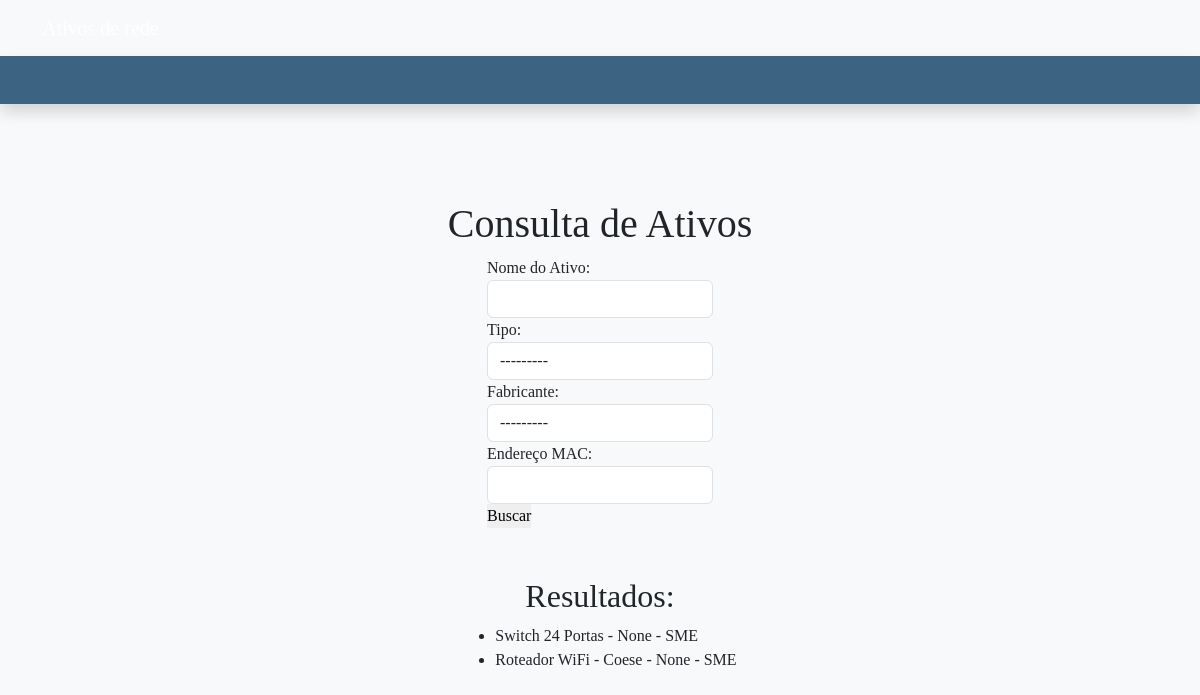
/consultas/, run on the app's committed database.
### ativos/models.py (models this page shows, shortened)
class TipoAtivo(models.Model):
    nome = models.CharField(max_length=50)
    def __str__(self):
        return self.nome

class Fabricante(models.Model):
    nome = models.CharField(max_length=100)
    def __str__(self):
        return self.nome

class Ativo(models.Model):
    nome = models.CharField(max_length=100, blank=True)
    tipo = models.ForeignKey(TipoAtivo, on_delete=models.SET_NULL, null=True, blank=True)
    fabricante = models.ForeignKey(Fabricante, on_delete=models.SET_NULL, null=True, blank=True)
    modelo = models.ForeignKey(Modelo, on_delete=models.SET_NULL, null=True)
    unidade = models.ForeignKey(Unidade, on_delete=models.CASCADE, related_name="ativos")
    departamento = models.ForeignKey(Departamento, on_delete=models.SET_NULL, null=True)
    ip = models.GenericIPAddressField(blank=True, null=True)
    mac_address = models.CharField(max_length=17, blank=True, null=True)
    data_aquisicao = models.DateField(blank=True, null=True)
    observacoes = models.TextField(blank=True, null=True)

### core/models.py (models this page shows)
class Unidade(models.Model):
    nome = models.CharField(max_length=100)
    endereco = models.TextField(blank=True, null=True)
    def __str__(self):
        return self.nome

### consultas/views.py (the view)
# urls.py: path('consultas/', consultar_ativos, name='consulta')
def consultar_ativos(request):
    ativos = Ativo.objects.all()
    form = ConsultaForm()
    nome_id = request.GET.get('nome')
    unidade_id = request.GET.get('unidade')
    departamento_id = request.GET.get('departamento')
    tipo_id = request.GET.get('tipo')
    fabricante_id = request.GET.get('fabricante')
    ip = request.GET.get('ip')
    mac = request.GET.get('mac')
    if unidade_id:
        ativos = ativos.filter(unidade_id=unidade_id)
    if departamento_id:
        ativos = ativos.filter(departamento_id=departamento_id)
    if tipo_id:
        ativos = ativos.filter(tipo_id=tipo_id)
    if fabricante_id:
        ativos = ativos.filter(fabricante_id=fabricante_id)
    if ip:
        ativos = ativos.filter(ip=ip)
    if mac:
        ativos = ativos.filter(mac_address__icontains=mac)
    return render(request, 'consultas/consulta.html', {'ativos': ativos, 'form': form})

### consultas/forms.py
class ConsultaForm(forms.ModelForm):
    class Meta:
        model = Ativo
        fields = ['nome', 'tipo', 'fabricante', 'mac_address']
        labels = {
            'nome': 'Nome do Ativo:',
            'departamento': 'Departamento',
            'tipo': 'Tipo:',
            'fabricante': 'Fabricante:',
            'mac_address': 'Endereço MAC:',
        }
        widgets = {
            "nome": forms.TextInput(attrs={"class": "form-control"}),
            "tipo": forms.Select(attrs={"class": "form-control",}),
            "fabricante": forms.Select(attrs={"class": "form-control",}),
            "mac_address": forms.TextInput(attrs={"class": "form-control"}),
        }

### templates/consultas/consulta.html (shortened to what this page needs)
{% extends 'base.html' %}
{% block content %}
<h1>Consulta de Ativos</h1>
    <form method="GET">
        {{ form }}
        <button type="submit">Buscar</button>
    </form>
        <h2 class="mt-3">Resultados:</h2>
        <ul>
            {% for ativo in ativos %}
                <li>{{ ativo.nome }} - {{ ativo.ip }} - {{ ativo.unidade }}</li>
            {% empty %}
                <li>Nenhum ativo encontrado.</li>
            {% endfor %}
        </ul>
{% endblock %}

### static/css/styles.css (style rules this page uses)
* { margin: 0; border: 0; padding: 0; box-sizing: border-box; font-family: Times New Roman; }
body { background-color: #f8f9fa }

### data on the page
Ativo: nome "Switch 24 Portas", ip "None", unidade "SME"
Ativo: nome "Roteador WiFi - Coese", ip "None", unidade "SME"
